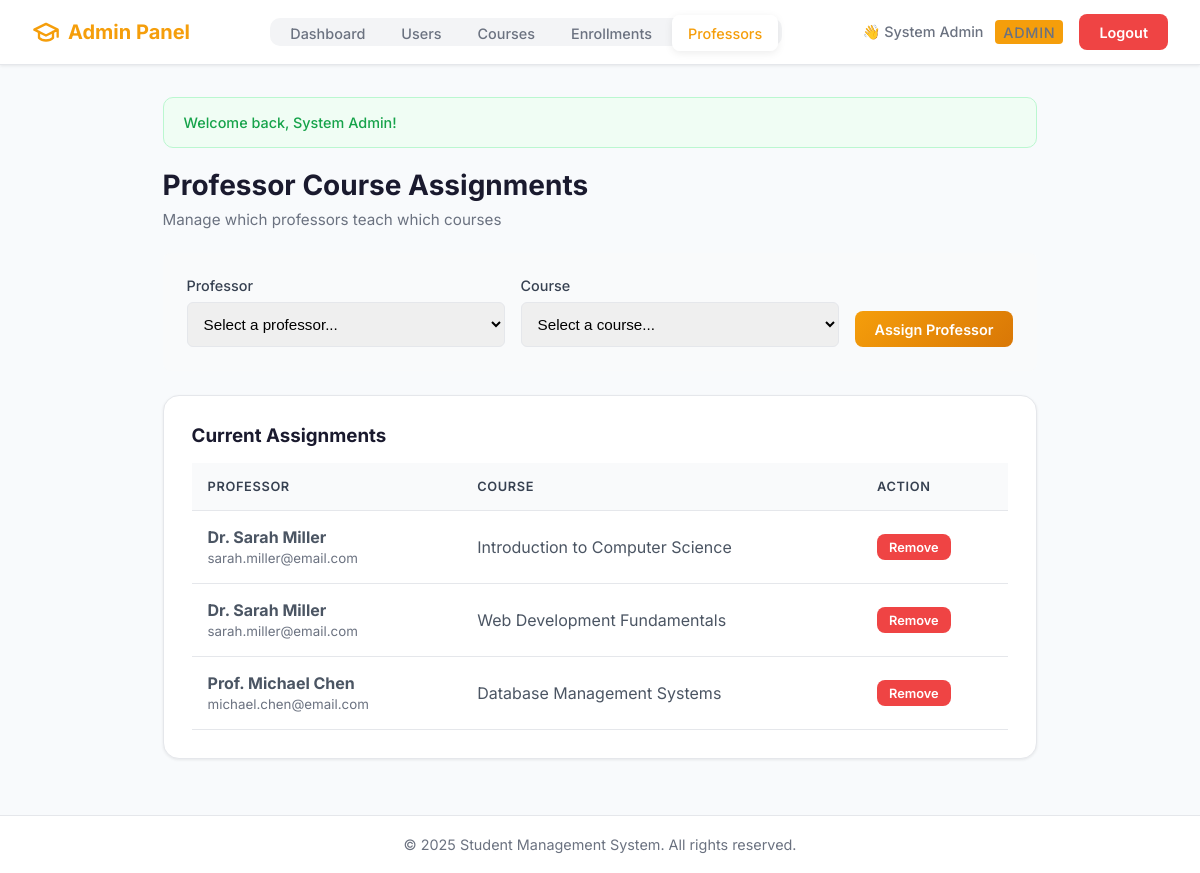
/admin/professors.php (signed in), run on the app's committed database.
### tables this page shows
CREATE TABLE IF NOT EXISTS professor_courses (
    id INT PRIMARY KEY AUTO_INCREMENT,
    professor_id INT NOT NULL,
    course_id INT NOT NULL,
    assigned_at DATETIME DEFAULT CURRENT_TIMESTAMP,
    FOREIGN KEY (professor_id) REFERENCES users(id) ON DELETE CASCADE,
    FOREIGN KEY (course_id) REFERENCES courses(id) ON DELETE CASCADE,
    UNIQUE KEY unique_professor_course (professor_id, course_id)
);

CREATE TABLE IF NOT EXISTS users (
    id INT PRIMARY KEY AUTO_INCREMENT,
    name VARCHAR(100) NOT NULL,
    email VARCHAR(255) NOT NULL UNIQUE,
    password VARCHAR(255) NOT NULL,
    phone VARCHAR(20) NOT NULL,
    role ENUM('student', 'professor', 'admin') DEFAULT 'student',
    created_at DATETIME DEFAULT CURRENT_TIMESTAMP
);

CREATE TABLE IF NOT EXISTS courses (
    id INT PRIMARY KEY AUTO_INCREMENT,
    course_name VARCHAR(100) NOT NULL
);

### config/session.php (called while the page is built, shortened)
<?php
function getFlashMessage()
{
    if (isset($_SESSION['flash'])) {
        $flash = $_SESSION['flash'];
        return $flash;
    }
    return null;
}

### includes/functions.php (called while the page is built, shortened)
<?php
function escape($data)
{
    return htmlspecialchars($data, ENT_QUOTES, 'UTF-8');
}

### admin/professors.php (the view, shortened to what this page needs)
<?php
require_once '../config/session.php';
require_once '../includes/functions.php';
$pdo = getDBConnection();
$stmt = $pdo->query("
    SELECT pc.id, u.name as professor_name, u.email as professor_email, c.course_name
    FROM professor_courses pc
    INNER JOIN users u ON pc.professor_id = u.id
    INNER JOIN courses c ON pc.course_id = c.id
    ORDER BY u.name, c.course_name
");
$assignments = $stmt->fetchAll();
include '../includes/header.php';
$flash = getFlashMessage();
?>
<div class="container">
    <?php if ($flash) : ?>
        <div class="alert alert-<?php echo escape($flash['type']); ?>">
            <?php echo escape($flash['message']); ?>
        </div>
    <?php endif; ?>
    <div class="page-header">
        <h1 class="page-title">Professor Course Assignments</h1>
        <p class="page-subtitle">Manage which professors teach which courses</p>
    </div>
    <form method="POST" action="professors.php" class="assignment-form">
        <div class="form-group">
            <label for="professor_id">Professor</label>
            <select id="professor_id" name="professor_id" required>
                <option value="">Select a professor...</option>
            </select>
        </div>
        <div class="form-group">
            <label for="course_id">Course</label>
            <select id="course_id" name="course_id" required>
                <option value="">Select a course...</option>
            </select>
        </div>
        <button type="submit" class="btn btn-primary">Assign Professor</button>
    </form>
    <div class="card">
        <div class="card-header">
            <h3>Current Assignments</h3>
        </div>
        <?php if (count($assignments) > 0) : ?>
            <table class="table">
                <thead>
                    <tr>
                        <th>Professor</th>
                        <th>Course</th>
                        <th>Action</th>
                    </tr>
                </thead>
                <tbody>
                    <?php foreach ($assignments as $assignment) : ?>
                        <tr>
                            <td>
                                <strong><?php echo escape($assignment['professor_name']); ?></strong>
                                <br>
                                <small style="color: #6b7280;"><?php echo escape($assignment['professor_email']); ?></small>
                            </td>
                            <td><?php echo escape($assignment['course_name']); ?></td>
                            <td>
                                <a href="professors.php?remove=<?php echo $assignment['id']; ?>"
                                   class="btn btn-danger btn-sm"
                                   onclick="return confirm('Are you sure you want to remove this assignment?');">
                                    Remove
                                </a>
                            </td>
                        </tr>
                    <?php endforeach; ?>
                </tbody>
            </table>
        <?php endif; ?>
    </div>
</div>
<?php include '../includes/footer.php'; ?>

### includes/header.php (style rules this page uses)
* { margin: 0; padding: 0; box-sizing: border-box; }
body { font-family: 'Inter', -apple-system, BlinkMacSystemFont, 'Segoe UI', Roboto, sans-serif; background-color: #f8fafc; min-height: 100vh; display: flex; flex-direction: column; color: #1a1a2e; }
.btn { display: inline-flex; align-items: center; justify-content: center; gap: 0.5rem; padding: 0.6rem 1.25rem; border: none; border-radius: 8px; cursor: pointer; text-decoration: none; font-size: 0.9rem; font-weight: 600; font-family: inherit; transition: all 0.3s ease; }
.btn-primary { background: linear-gradient(135deg, #667eea 0%, #764ba2 100%); color: white; }
.btn-danger { background-color: #fee2e2; color: #dc2626; }
.container { max-width: 1200px; margin: 0 auto; padding: 2rem; flex: 1; }
.card { background-color: white; border-radius: 16px; box-shadow: 0 1px 3px rgba(0,0,0,0.08); padding: 1.75rem; margin-bottom: 1.5rem; border: 1px solid #e5e7eb; }
.form-group { margin-bottom: 1.25rem; }
.form-group label { display: block; margin-bottom: 0.5rem; color: #1a1a2e; font-weight: 500; font-size: 0.9rem; }
.alert { padding: 1rem 1.25rem; border-radius: 10px; margin-bottom: 1.25rem; font-size: 0.9rem; font-weight: 500; }
.alert-success { background-color: #f0fdf4; color: #16a34a; border: 1px solid #bbf7d0; }
.table { width: 100%; border-collapse: collapse; margin-top: 1rem; }
.table th, .table td { padding: 1rem; text-align: left; border-bottom: 1px solid #e5e7eb; }
.table th { background-color: #f9fafb; color: #374151; font-weight: 600; font-size: 0.8rem; text-transform: uppercase; letter-spacing: 0.05em; }
.table td { color: #4b5563; }
.page-header { margin-bottom: 1.5rem; }
.page-title { font-size: 1.75rem; font-weight: 700; color: #1a1a2e; margin-bottom: 0.5rem; }
.page-subtitle { color: #6b7280; font-size: 0.95rem; }

### admin/professors.php (style rules this page uses)
.assignment-form { display: flex; gap: 1rem; padding: 1.5rem; background: #f9fafb; border-radius: 8px; margin-bottom: 1.5rem; flex-wrap: wrap; align-items: flex-end; }
.assignment-form .form-group { flex: 1; min-width: 200px; margin-bottom: 0; }
.assignment-form label { display: block; margin-bottom: 0.5rem; font-weight: 500; color: #374151; }
.assignment-form select { width: 100%; padding: 0.75rem; border: 1px solid #e5e7eb; border-radius: 6px; font-size: 0.95rem; }
.btn-sm { padding: 0.35rem 0.75rem; font-size: 0.8rem; }
.btn-danger { background: #ef4444; color: white; }

### data on the page
professor_courses: professor.name "Dr. Sarah Miller", professor.email "sarah.miller@email.com", course.course_name "Introduction to Computer Science"
professor_courses: professor.name "Dr. Sarah Miller", professor.email "sarah.miller@email.com", course.course_name "Web Development Fundamentals"
professor_courses: professor.name "Prof. Michael Chen", professor.email "michael.chen@email.com", course.course_name "Database Management Systems"

### other printed values
getCurrentUserName() "System Admin"
$roleLabels[$role] "ADMIN"
$flash['message'] "Welcome back, System Admin!"
